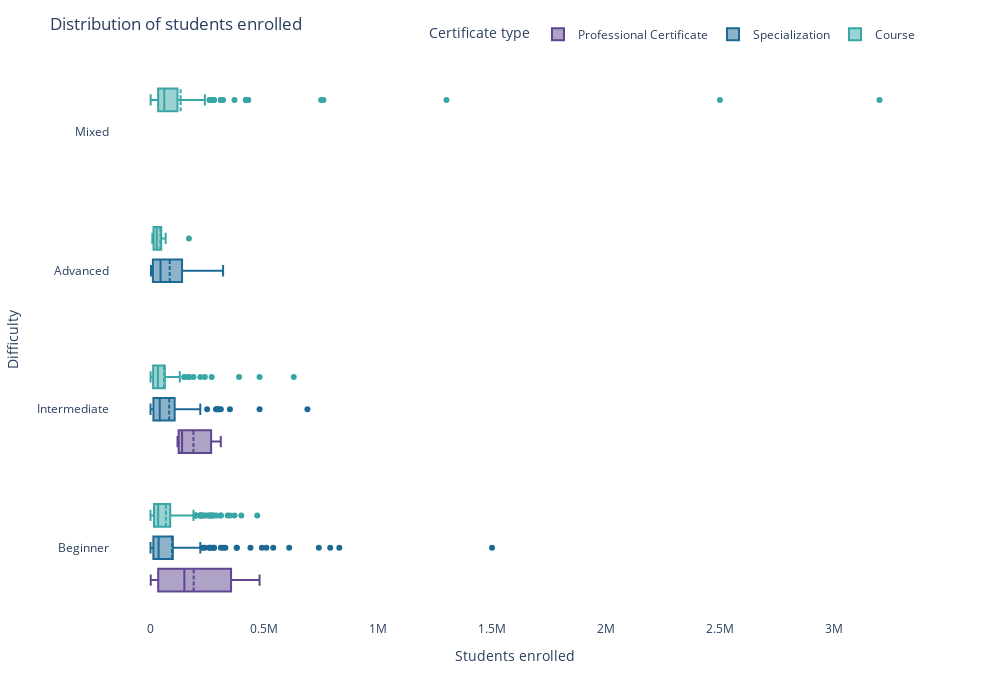

Notebook source saved alongside this figure:
### Markdown cell above
#### Outliers
Checked what kind of outliers are in numerical columns. To have broader overview, I segmented it based on certification type and it's difficulty. 
##### Students enrolled

### Code cell
fig = px.box(
    df, 
    y = "course_difficulty", 
    x="course_students_enrolled", 
    color = "course_Certificate_type", 
    custom_data=[
        "course_title", 
        "course_rating", 
        "course_organization"
    ], 
    width=1000, 
    height=700,
    color_discrete_sequence=px.colors.qualitative.Prism
)

fig.update_layout(
    title = "Distribution of students enrolled",
    xaxis_title = "Students enrolled",
    yaxis_title = "Difficulty",
    legend_title = "Certificate type",
    plot_bgcolor= "white",
    hoverlabel=dict(
        bgcolor="white",
        bordercolor = "white",
        font=dict(color="#494a5e")
    ),
    legend=dict(
        orientation="h",
        yanchor="bottom",
        y=1.02,
        xanchor="right",
        x=1
    )
)  
       
fig.update_traces(
    hovertemplate="Title: <b>%{customdata[0]}</b><br>" +
                  "Organization: %{customdata[2]}<br>" +
                  "Students Enrolled: %{x:,.0f}<br>" +
                  "Rating: %{customdata[1]}<br>",
    boxmean=True
)
  
fig.show()

### Figure 1 — Plotly figure (JSON) as saved in the notebook; plotly's stock layout.template omitted (floating-point values rounded to 4 significant figures; data arrays with more than 128 entries replaced by an {"elided": "..."} marker saying what was removed)
{"data": [{"alignmentgroup": "True", "boxmean": true, "customdata": [["Ibm Data Science", 4.6, "Ibm"], ["Google It Support", 4.8, "Google"], ["Cloud Engineering With Google Cloud", 4.7, "Google Cloud"], ["Ibm Applied Ai", 4.6, "Ibm"], ["Data Engineering With Google Cloud", 4.6, "Google Cloud"], ["Google It Automation With Python", 4.7, "Google"], ["Ibm Ai Engineering", 4.6, "Ibm"], ["Arizona State University Tesol", 4.9, "Arizona State University"], ["Uci Project Management", 4.6, "University Of California, Irvine"], ["Sas Programmer", 4.8, "Sas"], ["Soporte De Tecnologías De La Información De Google", 4.9, "Crece Con Google"], ["Sas Visual Business Analytics", 4.6, "Sas"]], "hovertemplate": "Title: <b>%{customdata[0]}</b><br>Organization: %{customdata[2]}<br>Students Enrolled: %{x:,.0f}<br>Rating: %{customdata[1]}<br>", "legendgroup": "Professional Certificate", "marker": {"color": "rgb(95, 70, 144)"}, "name": "Professional Certificate", "notched": false, "offsetgroup": "Professional Certificate", "orientation": "h", "showlegend": true, "type": "box", "x": [480000, 350000, 310000, 220000, 120000, 93000, 140000, 150000, 44000, 370000, 8800, 2600], "x0": " ", "xaxis": "x", "y": ["Beginner", "Beginner", "Intermediate", "Beginner", "Intermediate", "Beginner", "Intermediate", "Beginner", "Beginner", "Beginner", "Beginner", "Beginner"], "y0": " ", "yaxis": "y"}, {"alignmentgroup": "True", "boxmean": true, "customdata": {"elided": "297x3 mixed values"}, "hovertemplate": "Title: <b>%{customdata[0]}</b><br>Organization: %{customdata[2]}<br>Students Enrolled: %{x:,.0f}<br>Rating: %{customdata[1]}<br>", "legendgroup": "Specialization", "marker": {"color": "rgb(29, 105, 150)"}, "name": "Specialization", "notched": false, "offsetgroup": "Specialization", "orientation": "h", "showlegend": true, "type": "box", "x": {"elided": "297 int values"}, "x0": " ", "xaxis": "x", "y": {"elided": "297 str values"}, "y0": " ", "yaxis": "y"}, {"alignmentgroup": "True", "boxmean": true, "customdata": {"elided": "582x3 mixed values"}, "hovertemplate": "Title: <b>%{customdata[0]}</b><br>Organization: %{customdata[2]}<br>Students Enrolled: %{x:,.0f}<br>Rating: %{customdata[1]}<br>", "legendgroup": "Course", "marker": {"color": "rgb(56, 166, 165)"}, "name": "Course", "notched": false, "offsetgroup": "Course", "orientation": "h", "showlegend": true, "type": "box", "x": {"elided": "582 int values"}, "x0": " ", "xaxis": "x", "y": {"elided": "582 str values"}, "y0": " ", "yaxis": "y"}], "layout": {"boxmode": "group", "height": 700, "hoverlabel": {"bgcolor": "white", "bordercolor": "white", "font": {"color": "#494a5e"}}, "legend": {"orientation": "h", "title": {"text": "Certificate type"}, "tracegroupgap": 0, "x": 1, "xanchor": "right", "y": 1.02, "yanchor": "bottom"}, "margin": {"t": 60}, "plot_bgcolor": "white", "title": {"text": "Distribution of students enrolled"}, "width": 1000, "xaxis": {"anchor": "y", "domain": [0, 1], "title": {"text": "Students enrolled"}}, "yaxis": {"anchor": "x", "domain": [0, 1], "title": {"text": "Difficulty"}}}}
